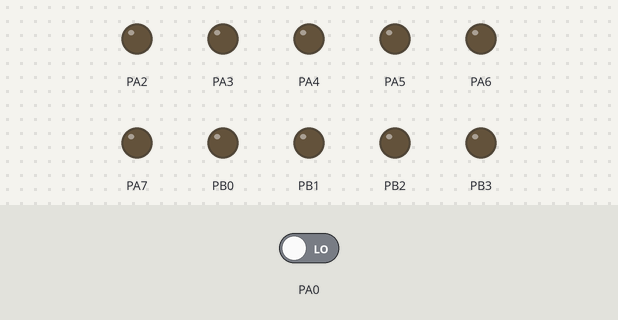
The program below on a simulated ATmega32, built with avr-gcc and emulated at 1 MHz. Shown: output pins drawn as LEDs (lit = HIGH). The inputs (shaded band) are chosen by the test bench; at power-on: PA0 LOW.

Above: at 2.8 s.
2.9 s: PA0 driven HIGH
At 3.5 s:
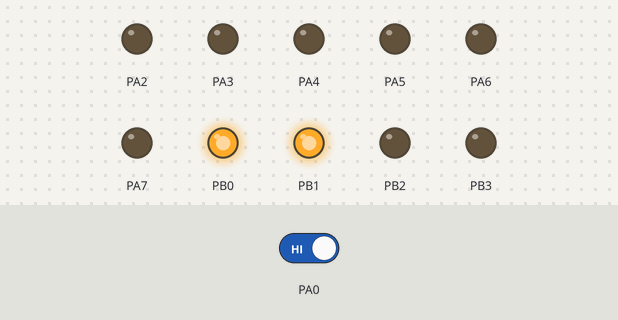
Timing chart, 0 to 5.9 s (numbered marks = the images above; inputs shaded):
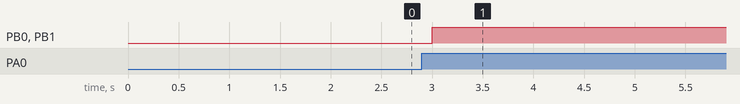

Measured:
- after the input at 2.9 s, PB0, PB1: LOW → HIGH after 0.10 s

The program:

main.c
```c
/*
 * UpDownCounter.c
 *
 * Created: 1/21/2024 9:01:37 AM
 * Author : CEDP
 */
#define F_CPU 1000000
#include <util/delay.h>
#include <avr/io.h>

unsigned char upcount(unsigned char count)
{
	unsigned char result;
	result = (count + 3)%16;
	return result;
}

unsigned char downcount(unsigned char count)
{
	unsigned char result;
	result = (count + 16 - 3)%16;
	return result;
}

int main(void)
{
    /* Replace with your application code */
	unsigned char count = 0;
	DDRA = 0b11111100;
	DDRB = 0b00001111;

	unsigned char prev1, prev2;
	prev1 = prev2 = 0;

    while (1)
    {
		unsigned char in;
		in = PINA;

		if(in & 0x01)       // first switch at A0
		{
			if(prev1 == 0)
			{
				count = upcount(count);
			}
		}
		if(in & 0x02)  // first switch at A1
		{
			if(prev2 == 0)
			{
				count = downcount(count);
			}
		}

		prev1 = in&(0x01);
		prev2 = in&(0x02);

		PORTB = count;
		_delay_ms(1000);
    }
}
```
